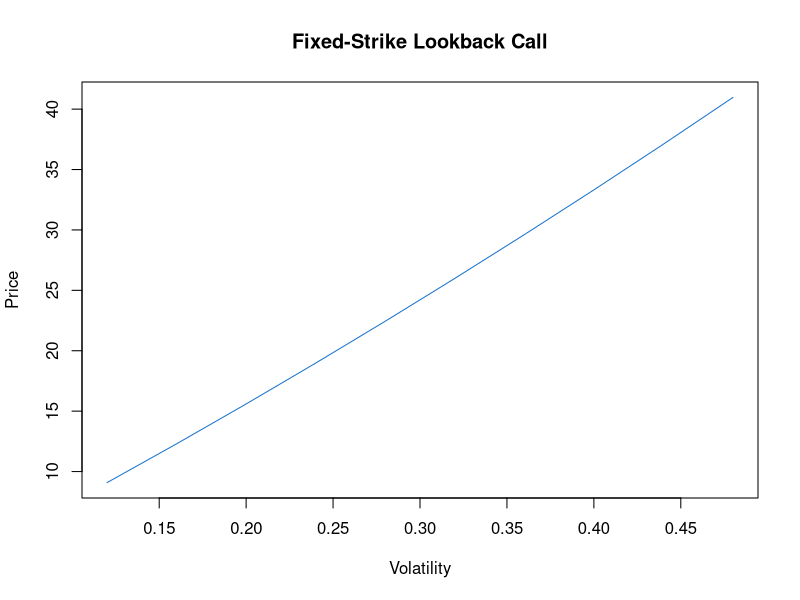
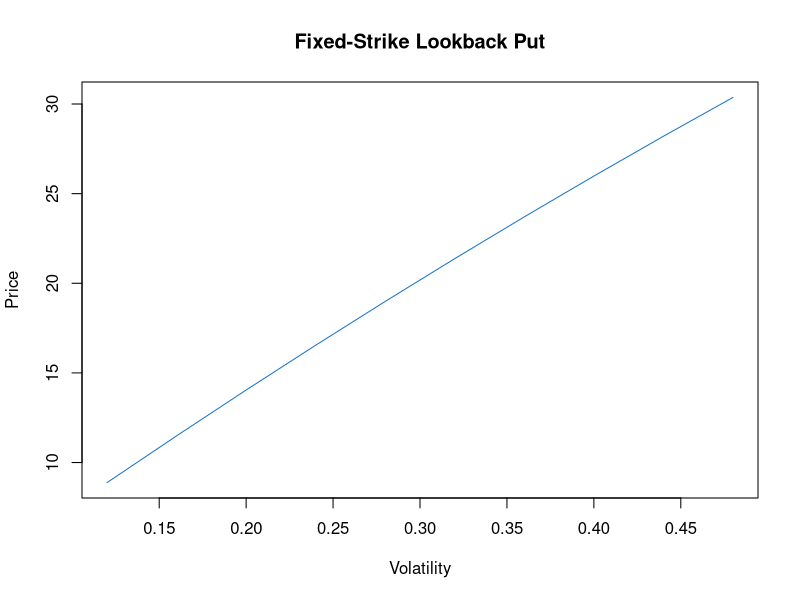
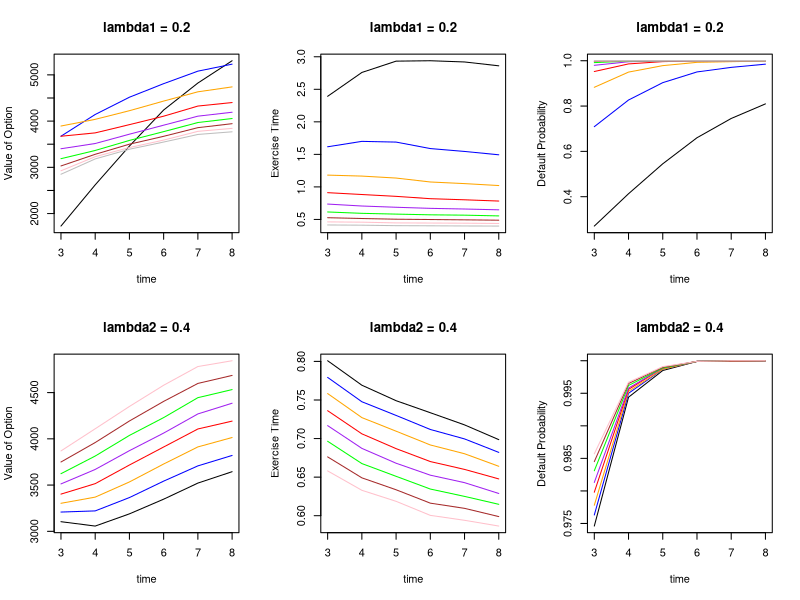

These charts were generated, in order, by the following R code:
df <- read.csv('q1.csv', header = F)
df <- as.matrix(df)
plot(x = df[1,], y = df[2,], type = 'l', col = "dodgerblue3", xlab = 'Volatility', ylab = 'Price', main = 'Fixed-Strike Lookback Call')
plot(x = df[1,], y = df[3,], type = 'l', col = "dodgerblue3", xlab = 'Volatility', ylab = 'Price', main = 'Fixed-Strike Lookback Put')

time <- c(3:8)
lambda1_val <- as.matrix(read.csv('lambda1_val.csv',header = F))
lambda1_et <- as.matrix(read.csv('lambda1_et.csv',header = F))
lambda1_prob <- as.matrix(read.csv('lambda1_prob.csv',header = F))

par(mfrow=c(2,3))
plot(main = 'lambda1 = 0.2', ylab = 'Value of Option',x = time, y = lambda1_val[1,], type = 'l', ylim = c(min(lambda1_val),max(lambda1_val)))
lines(x = time, y = lambda1_val[2,], col = 'blue')
lines(x = time, y = lambda1_val[3,], col = 'orange')
lines(x = time, y = lambda1_val[4,], col = 'red')
lines(x = time, y = lambda1_val[5,], col = 'purple')
lines(x = time, y = lambda1_val[6,], col = 'green')
lines(x = time, y = lambda1_val[7,], col = 'brown')
lines(x = time, y = lambda1_val[8,], col = 'pink')
lines(x = time, y = lambda1_val[9,], col = 'grey')

plot(main = 'lambda1 = 0.2', ylab = 'Exercise Time',x = time, y = lambda1_et[1,], type = 'l', ylim = c(min(lambda1_et),max(lambda1_et)))
lines(x = time, y = lambda1_et[2,], col = 'blue')
lines(x = time, y = lambda1_et[3,], col = 'orange')
lines(x = time, y = lambda1_et[4,], col = 'red')
lines(x = time, y = lambda1_et[5,], col = 'purple')
lines(x = time, y = lambda1_et[6,], col = 'green')
lines(x = time, y = lambda1_et[7,], col = 'brown')
lines(x = time, y = lambda1_et[8,], col = 'pink')
lines(x = time, y = lambda1_et[9,], col = 'grey')

plot(main = 'lambda1 = 0.2', ylab = 'Default Probability',x = time, y = lambda1_prob[1,], type = 'l', ylim = c(min(lambda1_prob),max(lambda1_prob)))
lines(x = time, y = lambda1_prob[2,], col = 'blue')
lines(x = time, y = lambda1_prob[3,], col = 'orange')
lines(x = time, y = lambda1_prob[4,], col = 'red')
lines(x = time, y = lambda1_prob[5,], col = 'purple')
lines(x = time, y = lambda1_prob[6,], col = 'green')
lines(x = time, y = lambda1_prob[7,], col = 'brown')
lines(x = time, y = lambda1_prob[8,], col = 'pink')
lines(x = time, y = lambda1_prob[9,], col = 'grey')

lambda2_val <- as.matrix(read.csv('lambda2_val.csv',header = F))
lambda2_et <- as.matrix(read.csv('lambda2_et.csv',header = F))
lambda2_prob <- as.matrix(read.csv('lambda2_prob.csv',header = F))

plot(main = 'lambda2 = 0.4', ylab = 'Value of Option',x = time, y = lambda2_val[1,], type = 'l', ylim = c(min(lambda2_val),max(lambda2_val)))
lines(x = time, y = lambda2_val[2,], col = 'blue')
lines(x = time, y = lambda2_val[3,], col = 'orange')
lines(x = time, y = lambda2_val[4,], col = 'red')
lines(x = time, y = lambda2_val[5,], col = 'purple')
lines(x = time, y = lambda2_val[6,], col = 'green')
lines(x = time, y = lambda2_val[7,], col = 'brown')
lines(x = time, y = lambda2_val[8,], col = 'pink')

plot(main = 'lambda2 = 0.4', ylab = 'Exercise Time', x = time, y = lambda2_et[1,], type = 'l', ylim = c(min(lambda2_et),max(lambda2_et)))
lines(x = time, y = lambda2_et[2,], col = 'blue')
lines(x = time, y = lambda2_et[3,], col = 'orange')
lines(x = time, y = lambda2_et[4,], col = 'red')
lines(x = time, y = lambda2_et[5,], col = 'purple')
lines(x = time, y = lambda2_et[6,], col = 'green')
lines(x = time, y = lambda2_et[7,], col = 'brown')
lines(x = time, y = lambda2_et[8,], col = 'pink')

plot(main = 'lambda2 = 0.4', ylab = 'Default Probability',x = time, y = lambda2_prob[1,], type = 'l', ylim = c(min(lambda2_prob),max(lambda2_prob)))
lines(x = time, y = lambda2_prob[2,], col = 'blue')
lines(x = time, y = lambda2_prob[3,], col = 'orange')
lines(x = time, y = lambda2_prob[4,], col = 'red')
lines(x = time, y = lambda2_prob[5,], col = 'purple')
lines(x = time, y = lambda2_prob[6,], col = 'green')
lines(x = time, y = lambda2_prob[7,], col = 'brown')
lines(x = time, y = lambda2_prob[8,], col = 'pink')

